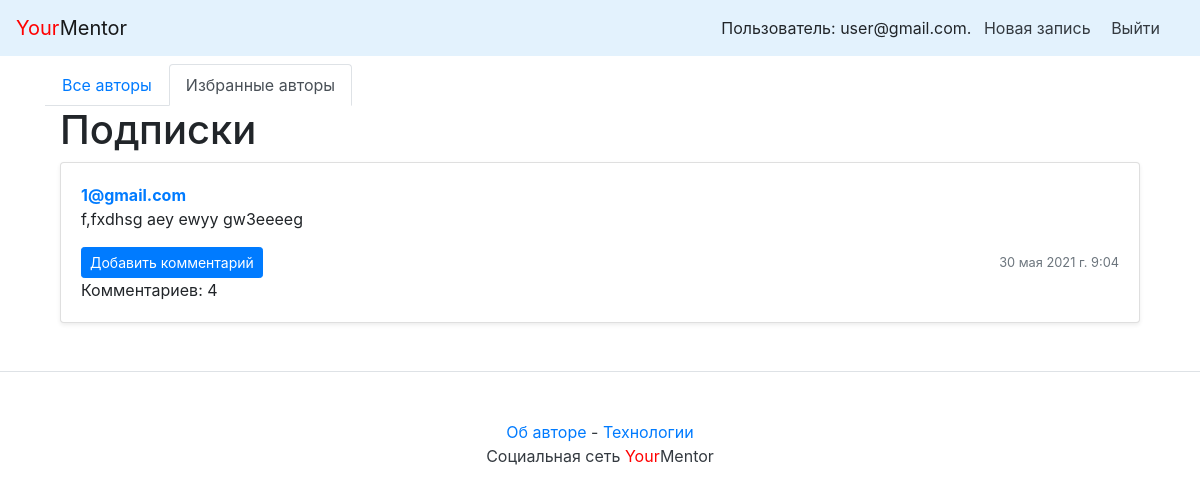
The page /follow/ (signed in) on the database as committed earlier.
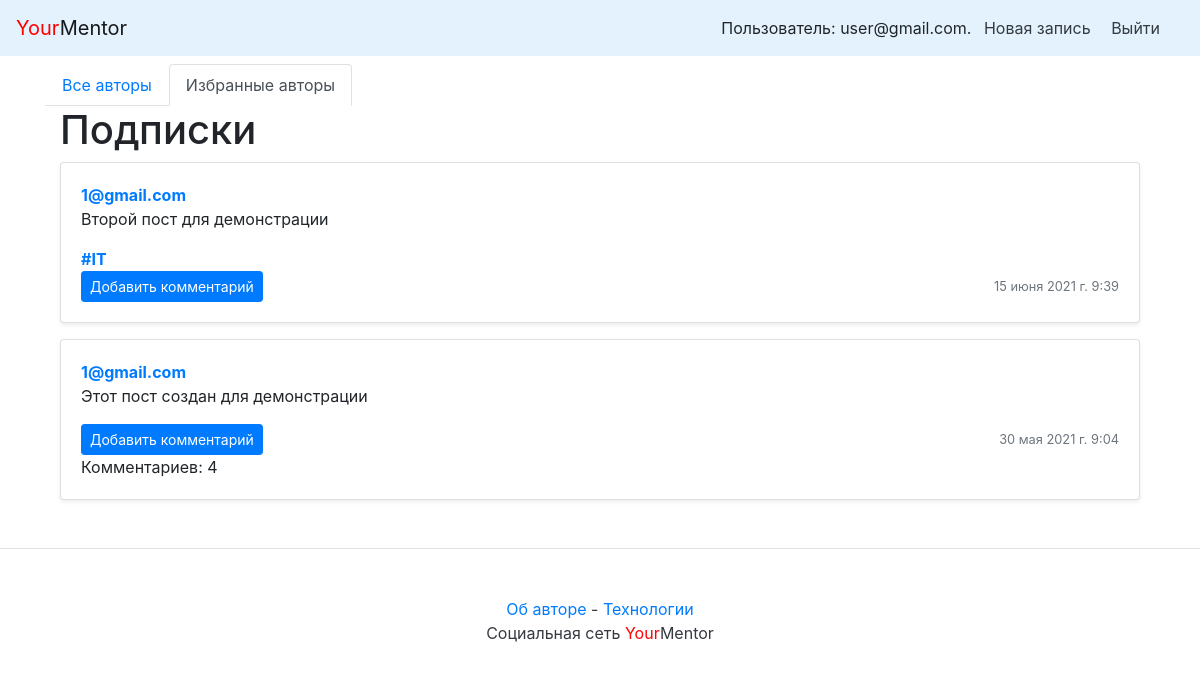
The same page on the database as committed later.
### posts/models.py (models this page shows, shortened)
class Post(models.Model):
    group = models.ForeignKey(
        Group,
        blank=True,
        null=True,
        on_delete=models.SET_NULL,
        related_name='posts',
        verbose_name='Группы',
        help_text='Выберите группу',
    )
    text = models.TextField(
        verbose_name='Текст',
        help_text='Введите текст',
    )
    pub_date = models.DateTimeField('date published', auto_now_add=True)
    author = models.ForeignKey(
        User,
        on_delete=models.CASCADE,
        related_name='posts',
    )
    image = models.ImageField(
        upload_to='posts/',
        blank=True, null=True,
        verbose_name='Изображение',
    )
    class Meta:
        ordering = ['-pub_date']

class Group(models.Model):
    title = models.CharField(max_length=200)
    slug = models.SlugField(unique=True, max_length=30)
    description = models.TextField()

### accounts/models.py (models this page shows, shortened)
class User(AbstractBaseUser):
    email = models.EmailField(unique=True, max_length=255)
    name = models.CharField(
        max_length=255,
        blank=False,
        null=False
    )
    surname = models.CharField(
        max_length=255,
        blank=False,
        null=False
    )
    break_time = models.IntegerField(default=0)
    is_admin = models.BooleanField(default=False)
    timestamp = models.DateTimeField(auto_now_add=True)
    role = models.CharField(
        max_length=10,
        choices=UserRoles.choices,
        default=UserRoles.STUDENT,
        verbose_name="Роль пользователя",
    )
    is_staff = models.BooleanField(default=False)
    USERNAME_FIELD = 'email'
    REQUIRED_FIELDS = []
    objects = CustomManager()
    def __str__(self):
        return self.email

### posts/views.py (the view)
# urls.py: path('follow/', views.follow_index, name='follow_index'),
@login_required
def follow_index(request):
    cache.clear()
    posts = Post.objects.select_related(
        'author',
    ).filter(author__following__user__id=request.user.id)
    paginator = Paginator(posts, 10)
    page_number = request.GET.get('page')
    page = paginator.get_page(page_number)
    return render(
        request,
        'follow.html',
        {
            'page': page,
            'paginator': paginator,
        },
    )

### templates/follow.html (shortened to what this page needs)
{% extends "includes/base.html" %}
{% block content %}
<div class="container">
    {% include "includes/menu.html" with follow=True %}
        <h1>Подписки</h1>
        {% for post in page %}
            {% include "includes/post_item.html" with post=post %}
        {% endfor %}
    </div>
{% endblock %}

### templates/includes/post_item.html (shortened to what this page needs)
<div class="card mb-3 mt-1 shadow-sm">
  {% load thumbnail %}
  <div class="card-body">
    <p class="card-text">
      <a name="post_{{ post.id }}" href="{% url 'profile' post.author.id %}">
        <strong class="d-block text-gray-dark">{{ post.author }}</strong>
      </a>
      {{ post.text|linebreaksbr }}
    </p>
    {% if post.group %}
    <a class="card-link muted" href="{% url 'group' post.group.slug %}">
      <strong class="d-block text-gray-dark">#{{ post.group.title }}</strong>
    </a>
    {% endif %}
    <div class="d-flex justify-content-between align-items-center">
      <div class="btn-group">
        <a class="btn btn-sm btn-primary" href="{% url 'post' post.author.id post.id %}" role="button">
          Добавить комментарий
        </a>
      </div>
      <small class="text-muted">{{ post.pub_date }}</small>
    </div>
    {% if post.comments.exists %}
        <div class="d-flex justify-content-between align-items-center">
        <div class="btn-group">
          Комментариев: {{ post.comments.count }}
        </div>
        </div>
    {% endif %}
  </div>
</div>

Rows that differ between the two databases and show on the page:
added Post: author "1@gmail.com", text "Второй пост для демонстрации", group "IT", pub_date "15 июня 2021 г. 9:39"
changed Post: text "f,fxdhsg aey ewyy gw3eeeeg" → "Этот пост создан для демонстрации"
